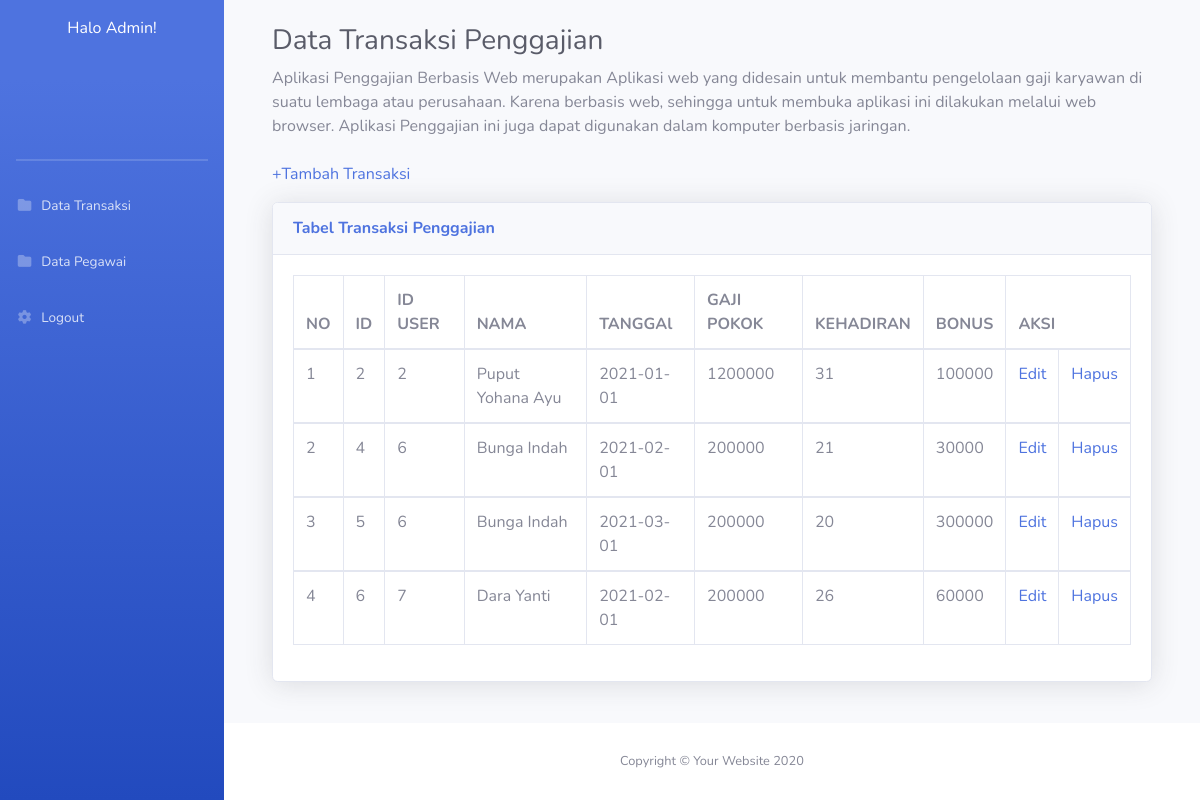
Screenshot of /datatransaksi_admin.php with the database file from the repository.
### tables this page shows
CREATE TABLE `transaksi` (
  `idtransaksi` int(20) NOT NULL,
  `iduser` int(20) NOT NULL,
  `tanggal` date NOT NULL,
  `jumlah` int(100) NOT NULL,
  `jml_kehadiran` int(20) NOT NULL,
  `bonus` int(100) NOT NULL
);

CREATE TABLE `user` (
  `iduser` int(20) NOT NULL,
  `username` varchar(50) NOT NULL,
  `password` varchar(255) NOT NULL,
  `nama_lengkap` varchar(100) NOT NULL,
  `divisi` int(30) NOT NULL,
  `no_rek` varchar(30) NOT NULL,
  `level` enum('pegawai','admin','','') NOT NULL
);

### datatransaksi_admin.php (the view, shortened to what this page needs)
<!DOCTYPE html>
<html lang="en">
<?php
    include "koneksi.php";
?>
<head>
    <link href="vendor/fontawesome-free/css/all.min.css" rel="stylesheet" type="text/css">
    <link href="css/sb-admin-2.min.css" rel="stylesheet">
</head>
<body id="page-top">
    <div id="wrapper">
    <?php
        include "menu_admin.php";
    ?>
        <div id="content-wrapper" class="d-flex flex-column">
            <div id="content">
                <div class="container-fluid">
                <div class="container-fluid">
                <br>
                    <h1 class="h3 mb-2 text-gray-800">Data Transaksi Penggajian</h1>
                    <p class="mb-4">Aplikasi Penggajian Berbasis Web merupakan Aplikasi web yang didesain untuk membantu pengelolaan gaji karyawan di suatu lembaga atau perusahaan. Karena berbasis web, sehingga untuk membuka aplikasi ini dilakukan melalui web browser. Aplikasi Penggajian ini juga dapat digunakan dalam komputer berbasis jaringan.</p>
                    <p>
                        <a href="tambah_transaksi.php">+Tambah Transaksi</a>
                    </p>
                    <div class="card shadow mb-4">
                        <div class="card-header py-3">
                            <h6 class="m-0 font-weight-bold text-primary">Tabel Transaksi Penggajian</h6>
                        </div>
                        <div class="card-body">
                            <div class="table-responsive">
                                <table class="table table-bordered" id="dataTable" width="100%" cellspacing="0">
                                    <thead>
                                        <tr>
                                            <th>NO</th>
                                            <th>ID</th>
                                            <th>ID USER</th>
                                            <th>NAMA</th>
                                            <th>TANGGAl</th>
                                            <th>GAJI POKOK</th>
                                            <th>KEHADIRAN</th>
                                            <th>BONUS</th>
                                            <th colspan="2">AKSI</th>
                                        </tr>
                                    </thead>
    <?php
    $no = 1;
    $data = mysqli_query($koneksi, "SELECT * FROM transaksi inner join user on transaksi.iduser = user.iduser order by idtransaksi");
    while($d = mysqli_fetch_array($data)){
    ?>
                                    <tbody>
                                        <tr>
                                            <td><?php echo $no++ ?></td>
                                            <td><?php echo $d['idtransaksi']; ?></td>
                                            <td><?php echo $d['iduser']; ?></td>
                                            <td><?php echo $d['nama_lengkap']; ?></td>
                                            <td><?php echo $d['tanggal']; ?></td>
                                            <td><?php echo $d['jumlah']; ?></td>
                                            <td><?php echo $d['jml_kehadiran']; ?></td>
                                            <td><?php echo $d['bonus']; ?></td>
                                            <td>
                                            <center><a href="edit_datatransaksi.php?idtransaksi=<?php echo $d['idtransaksi']; ?>">Edit</a></center>
                                            </td>
                                            <td>
                                            <center><a href="hapus_datatransaksi.php?idtransaksi=<?php echo $d['idtransaksi']; ?>">Hapus</a></a></center>
                                            </td>
                                        </tr>
    <?php } ?>
                                    </tbody>
                                </table>
                            </div>
                        </div>
                    </div>
                </div>
                </div>
            </div>
            <footer class="sticky-footer bg-white">
                <div class="container my-auto">
                    <div class="copyright text-center my-auto">
                        <span>Copyright &copy; Your Website 2020</span>
                    </div>
                </div>
            </footer>
        </div>
    </div>
</body>

### menu_admin.php (shortened to what this page needs)
<div id="wrapper">
      <ul class="navbar-nav bg-gradient-primary sidebar sidebar-dark accordion" id="accordionSidebar">
              <div class="nav-item">
                  <span class="nav-link"><center>Halo Admin!</center></span>
              </div>
              <div class="sidebar-brand d-flex align-items-center justify-content-center" href="index.html">
              </div>
          <hr class="sidebar-divider my-0">
          <hr class="sidebar-divider">
          <li class="nav-item">
              <a class="nav-link collapsed" href="datatransaksi_admin.php">
                   <i class="fas fa-fw fa-folder"></i>
                  <span>Data Transaksi</span>
              </a>
          </li>
          <li class="nav-item">
              <a class="nav-link collapsed" href="datapegawai_admin.php">
                  <i class="fas fa-fw fa-folder"></i>
                  <span>Data Pegawai</span>
              </a>
          </li>
          <li class="nav-item">
              <a class="nav-link collapsed" href="logout.php">
                  <i class="fas fa-fw fa-cog"></i>
                  <span>Logout</span>
              </a>
          </li>
      </ul>

### rows the page displays
transaksi: idtransaksi "2", iduser.iduser "2", iduser.nama_lengkap "Puput Yohana Ayu", tanggal "2021-01-01", jumlah "1200000", jml_kehadiran "31", bonus "100000"
transaksi: idtransaksi "4", iduser.iduser "6", iduser.nama_lengkap "Bunga Indah", tanggal "2021-02-01", jumlah "200000", jml_kehadiran "21", bonus "30000"
transaksi: idtransaksi "5", iduser.iduser "6", iduser.nama_lengkap "Bunga Indah", tanggal "2021-03-01", jumlah "200000", jml_kehadiran "20", bonus "300000"
transaksi: idtransaksi "6", iduser.iduser "7", iduser.nama_lengkap "Dara Yanti", tanggal "2021-02-01", jumlah "200000", jml_kehadiran "26", bonus "60000"
